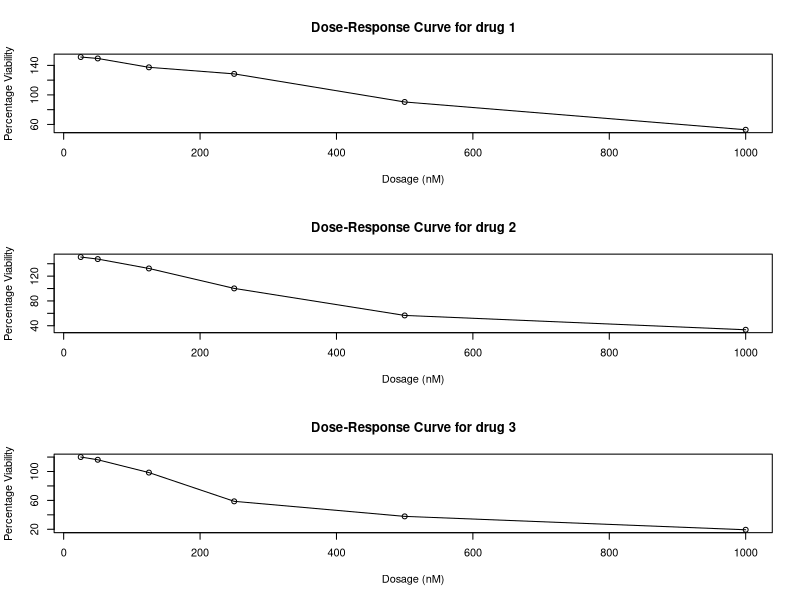

This chart was generated by the following R code:
## ---- chunk 1
#Write a function to calculate BMI using the following formula:

#BMI = Weight in KG / Height in Meters^2

#The function should receive the two arguments weight and height and return the BMI.

calc_bmi <- function(weight, height) {
  return(weight / (height ^ 2))
}

calc_bmi(150, 2)
## ---- chunk 2
#Body surface area (BSA) is an important parameter used in healthcare, particularly in determining
#medication dosages and assessing burn injury severity. The formula to calculate BSA is as follows

#BSA(m^2) = sqrt((Height(cm) * Weight (Kg)) / 3600)

#A Medical data scientist created the following function to calculate BSA.
#Modify this function to calculate BSA in a single step.

calculate_BSA <- function(height_cm, weight_kg) {
  bsa <- sqrt((height_cm * weight_kg) / 3600)
  return(bsa)
}

calculate_BSA(300, 50)
## ---- chunk 3
#Question 3:

#Part a
cell.via <- read.csv("cell_viability.csv")

#Part b
print("Part B")
calculate_mean_viability <- function(cell.via) {
  print(mean(cell.via$drug1))
  print(mean(cell.via$drug2))
  print(mean(cell.via$drug3))
}
calculate_mean_viability(cell.via)

#Part c
print("Part C")
calculate_sd_viability <- function(cell.via) {
  print(sd(cell.via$drug1))
  print(sd(cell.via$drug2))
  print(sd(cell.via$drug3))
}
calculate_sd_viability(cell.via)

#Part d
print("Part D")
plot_dose_response_curves <- function(cell.via) {
  par(mfrow = c(3, 1))
  
  #No need to include the first row, it's just the control row
  plot(cell.via$drug1[2:7] ~ cell.via$Dosage_mg[2:7], xlab = "Dosage (nM)", ylab = "Percentage Viability",
       main = "Dose-Response Curve for drug 1")
  lines(cell.via$Dosage_mg[2:7], cell.via$drug1[2:7])
  
  plot(cell.via$drug2[2:7] ~ cell.via$Dosage_mg[2:7], xlab = "Dosage (nM)", ylab = "Percentage Viability",
       main = "Dose-Response Curve for drug 2")
  lines(cell.via$Dosage_mg[2:7], cell.via$drug2[2:7])
  
  plot(cell.via$drug3[2:7] ~ cell.via$Dosage_mg[2:7], xlab = "Dosage (nM)", ylab = "Percentage Viability",
       main = "Dose-Response Curve for drug 3")
  lines(cell.via$Dosage_mg[2:7], cell.via$drug3[2:7])
}

plot_dose_response_curves(cell.via)

## ---- chunk 4
#Question 4:
Pt.data <- read.csv("Patient_data.csv")

#Part a
print("Part A")
for(i in 1:10){
  print(Pt.data$cancer_type[i])
}

#Part b
print("Part B")
for(i in 1:nrow(Pt.data)){
  if(Pt.data$age[i] > 50 && Pt.data$smoking[i]) {
    print(Pt.data$Patient_id[i])
  }
}

#Part c
print("Part C")
for(i in 1:nrow(Pt.data)){
  if(Pt.data$age[i] <= 30) {
    print(Pt.data$marker[i])
  }
}

#Part d
print("Part D")
for(i in 1:nrow(Pt.data)){
  if(Pt.data$ethnicity[i] == "Hispanic" && Pt.data$therapy[i] == "Stem Cell Transplantation") {
    print(Pt.data$Patient_id[i])
  }
}

#Part e
print("Part E")
for(i in 1:nrow(Pt.data)){
  if(Pt.data$age[i] > 60 && Pt.data$cancer_type[i] == "Prostate") {
    print(Pt.data$Patient_id[i])
  }
}

#Part f
print("Part F")
for(i in 1:nrow(Pt.data)){
  Pt.data$age_group[i] <- ifelse(Pt.data$age[i] <= 30, "Young",
         ifelse(Pt.data$age[i] <= 60, "Middle-aged", "Elderly"))
}
